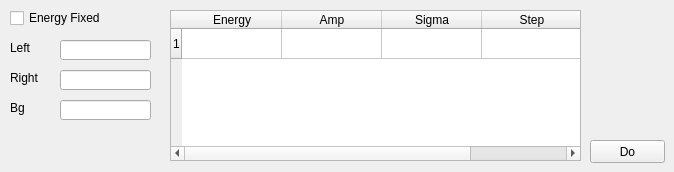
          <widget class="QWidget" name="tab_7">
           <attribute name="title">
            <string>Scintillator</string>
           </attribute>
           <widget class="QTableWidget" name="table_fit_sci">
            <property name="geometry">
             <rect>
              <x>170</x>
              <y>10</y>
              <width>411</width>
              <height>151</height>
             </rect>
            </property>
            <row>
             <property name="text">
              <string>1</string>
             </property>
            </row>
            <column>
             <property name="text">
              <string>Energy</string>
             </property>
            </column>
            <column>
             <property name="text">
              <string>Amp</string>
             </property>
            </column>
            <column>
             <property name="text">
              <string>Sigma</string>
             </property>
            </column>
            <column>
             <property name="text">
              <string>Step</string>
             </property>
            </column>
            <item row="0" column="0">
             <property name="text">
              <string/>
             </property>
            </item>
            <item row="0" column="1">
             <property name="text">
              <string/>
             </property>
            </item>
            <item row="0" column="2">
             <property name="text">
              <string/>
             </property>
            </item>
            <item row="0" column="3">
             <property name="text">
              <string/>
             </property>
            </item>
           </widget>
           <widget class="QCheckBox" name="cbx_fit_sci_ef">
            <property name="geometry">
             <rect>
              <x>10</x>
              <y>10</y>
              <width>121</width>
              <height>16</height>
             </rect>
            </property>
            <property name="text">
             <string>Energy Fixed</string>
            </property>
           </widget>
           <widget class="QPushButton" name="pbt_fit_sci_do">
            <property name="geometry">
             <rect>
              <x>590</x>
              <y>140</y>
              <width>75</width>
              <height>23</height>
             </rect>
            </property>
            <property name="text">
             <string>Do</string>
            </property>
           </widget>
           <widget class="QLabel" name="label_59">
            <property name="geometry">
             <rect>
              <x>10</x>
              <y>40</y>
              <width>31</width>
              <height>16</height>
             </rect>
            </property>
            <property name="text">
             <string>Left</string>
            </property>
           </widget>
           <widget class="QLineEdit" name="let_fit_sci_left">
            <property name="geometry">
             <rect>
              <x>60</x>
              <y>40</y>
              <width>91</width>
              <height>20</height>
             </rect>
            </property>
            <property name="text">
             <string/>
            </property>
           </widget>
           <widget class="QLabel" name="label_60">
            <property name="geometry">
             <rect>
              <x>10</x>
              <y>70</y>
              <width>41</width>
              <height>16</height>
             </rect>
            </property>
            <property name="text">
             <string>Right</string>
            </property>
           </widget>
           <widget class="QLineEdit" name="let_fit_sci_right">
            <property name="geometry">
             <rect>
              <x>60</x>
              <y>70</y>
              <width>91</width>
              <height>20</height>
             </rect>
            </property>
            <property name="text">
             <string/>
            </property>
           </widget>
           <widget class="QLineEdit" name="let_fit_sci_bg">
            <property name="geometry">
             <rect>
              <x>60</x>
              <y>100</y>
              <width>91</width>
              <height>20</height>
             </rect>
            </property>
            <property name="text">
             <string/>
            </property>
           </widget>
           <widget class="QLabel" name="label_61">
            <property name="geometry">
             <rect>
              <x>10</x>
              <y>100</y>
              <width>41</width>
              <height>16</height>
             </rect>
            </property>
            <property name="text">
             <string>Bg</string>
            </property>
           </widget>
          </widget>
